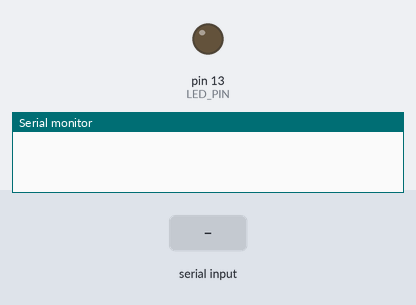
Recording of a sketch running on a simulated Arduino Uno, built with avr-gcc and run on an emulated ATmega328P. On the bench: output pins drawn as LEDs (lit = HIGH), the last lines printed to the serial monitor. The inputs (shaded band) are chosen by the test bench.

Above: at 1.2 s.
1.3 s: "1" received over Serial
At 2.5 s:
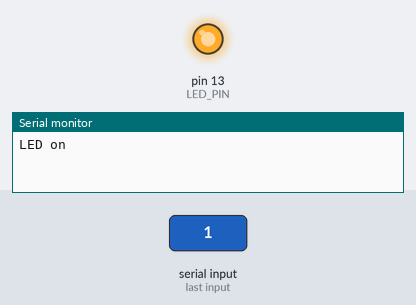
2.8 s: "2" received over Serial
At 3.7 s:
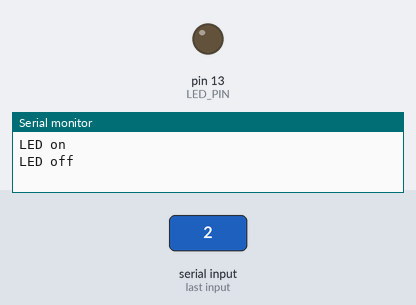
Timing chart, 0 to 5.8 s (numbered marks = the images above; inputs shaded):
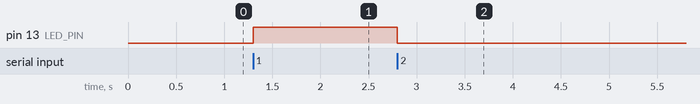

The sketch:

led.ino
```cpp
const unsigned int LED_PIN = 13;
const unsigned int BAUD_RATE = 9600;

void setup() {
  pinMode(LED_PIN, OUTPUT);
  Serial.begin(BAUD_RATE);
}

void loop() {
  if (Serial.available() > 0) {
    int command = Serial.read();
    if (command == '1') {
      digitalWrite(LED_PIN, HIGH);
      Serial.println("LED on");
    } else if (command == '2') {
      digitalWrite(LED_PIN, LOW);
      Serial.println("LED off");
    } else {
      Serial.print("Unkown command: ");
      Serial.println(command);
    }
  }
}
```

Measured:
- after the input at 1.3 s, pin 13 (LED_PIN): LOW → HIGH at once
- after the input at 2.8 s, pin 13 (LED_PIN): HIGH → LOW at once
